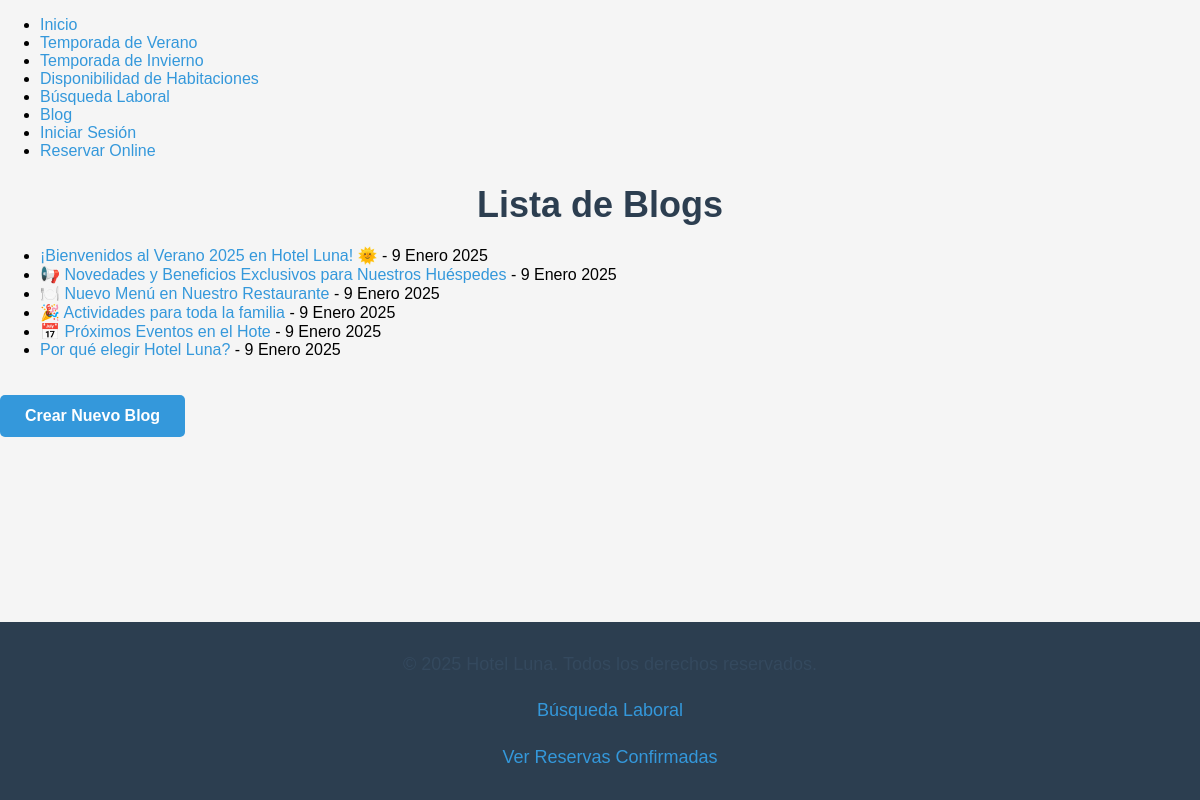
Screenshot of /blog/ with the database file from the repository.
### blog/models.py (models this page shows, shortened)
class Blog(models.Model):
    titulo = models.CharField(max_length=100, verbose_name="Título")
    contenido = models.TextField(verbose_name="Contenido")
    autor = models.ForeignKey(User, on_delete=models.SET_NULL, null=True, verbose_name="Autor")
    fecha_publicacion = models.DateField(auto_now_add=True, verbose_name="Fecha de Publicación")
    disponible = models.BooleanField(default=True, verbose_name="Disponible")

### blog/views.py (the view)
# urls.py: path('', views.lista_blogs, name='lista_blogs'),
def lista_blogs(request):
    blogs = Blog.objects.all().order_by('-fecha_publicacion')
    return render(request, 'blog/lista_blogs.html', {'blogs': blogs})

### blog/templates/blog/lista_blogs.html (shortened to what this page needs)
{% extends "base.html" %}
{% block content %}
<h1>Lista de Blogs</h1>
<ul>
    {% for blog in blogs %}
        <li>
            <a href="{% url 'blog:detalle_blog' blog.id %}">{{ blog.titulo }}</a> - {{ blog.fecha_publicacion }}
        </li>
    {% endfor %}
</ul>
<a href="{% url 'blog:nuevo_blog' %}" class="button">Crear Nuevo Blog</a>
{% endblock %}

### static/css/styles.css (style rules this page uses)
body { font-family: 'Arial', sans-serif; margin: 0; padding: 0; background-color: #f5f5f5; }
h1 { color: #2c3e50; text-align: center; font-size: 36px; margin-bottom: 20px; }
a { color: #3498db; text-decoration: none; }
.button { display: inline-block; padding: 12px 25px; margin-top: 20px; background-color: #3498db; color: white; text-align: center; border-radius: 5px; font-weight: bold; text-decoration: none; }

### rows the page displays
Blog: titulo "¡Bienvenidos al Verano 2025 en Hotel Luna! 🌞", fecha_publicacion "9 Enero 2025"
Blog: titulo "📢 Novedades y Beneficios Exclusivos para Nuestros Huéspedes", fecha_publicacion "9 Enero 2025"
Blog: titulo "🍽️ Nuevo Menú en Nuestro Restaurante", fecha_publicacion "9 Enero 2025"
Blog: titulo "🎉 Actividades para toda la familia", fecha_publicacion "9 Enero 2025"
Blog: titulo "📅 Próximos Eventos en el Hote", fecha_publicacion "9 Enero 2025"
Blog: titulo "Por qué elegir Hotel Luna?", fecha_publicacion "9 Enero 2025"
